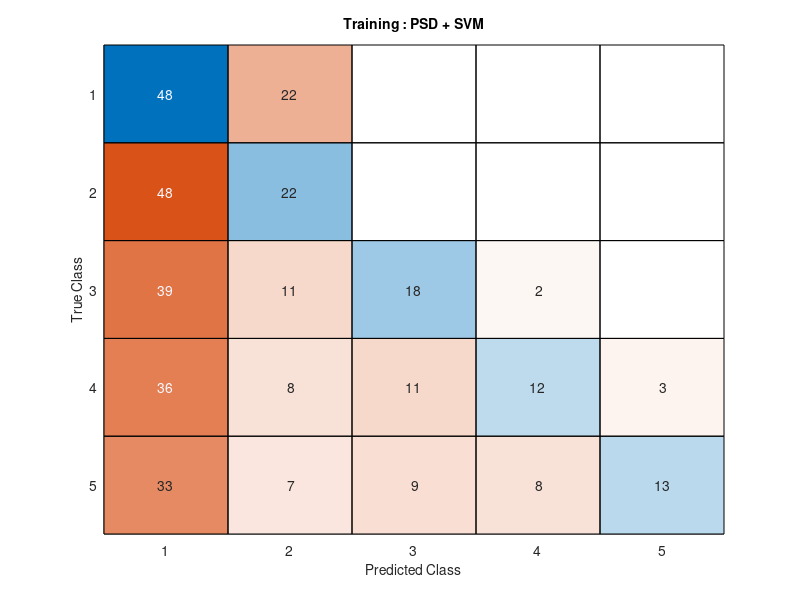
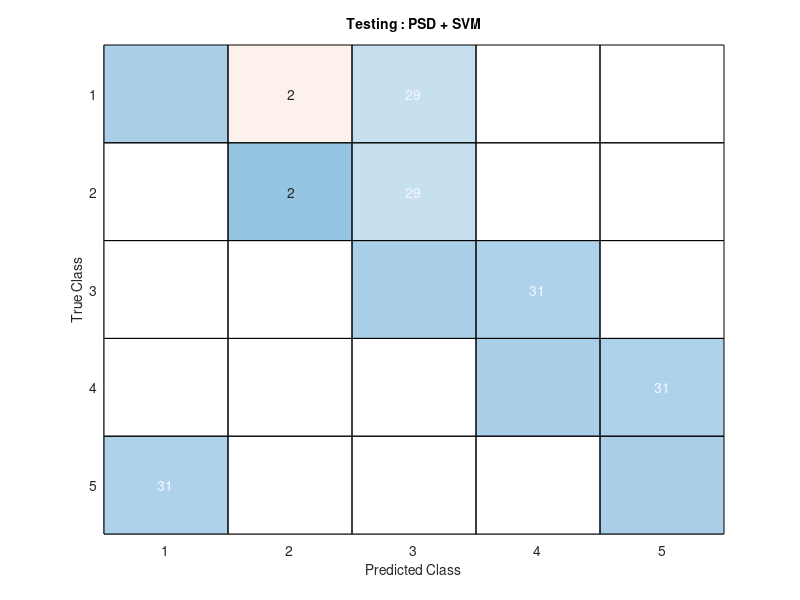

These charts were generated, in order, by the following MATLAB code: (Note: this script raises an error after producing the figures.)
%% This code help to visualize confusion matrix
close all;
clear;
load('sortiepca_Test.mat')
load('sortiepca_Train.mat')
load('sortiepsd_Test.mat')
load('sortiepsd_Train.mat')
load('sortiespca_Test.mat')
load('sortiespca_Train.mat')
load('sortiespsd_Test.mat')
load('sortiespsd_Train.mat')
%%%================PSD===========================
%% matrice de confusion de la partie Entrainement
figure
cm=confusionchart(sortiepsd_Train(:,1),sortiepsd_Train(:,2));
cm.Title = 'Training : PSD + SVM';
 saveas(gca,'Figure_Trainpsd.bmp');
%% matrice de confusion de la partie Test
figure
cm=confusionchart(sortiepsd_Test(:,1),sortiepsd_Test(:,2));
cm.Title = 'Testing : PSD + SVM';
saveas(gca,'Figure_Testpsd.bmp');
%%%================SPSD===========================
%% matrice de confusion de la partie Entrainement
figure
cm=confusionchart(sortiespsd_Train(:,1),sortiespsd_Train(:,2));
cm.Title = 'Training : SPSD + SVM';
 saveas(gca,'Figure_Trainspsd.bmp');
%% matrice de confusion de la partie Test
figure
cm=confusionchart(sortiespsd_Test(:,1),sortiespsd_Test(:,2));
cm.Title = 'Testing : SPSD + SVM';
 saveas(gca,'Figure_Testspsd.bmp');
 %%%================PSD+PCA+SVM===========================
%% matrice de confusion de la partie Entrainement
figure
cm=confusionchart(sortiepca_Train(:,1),sortiepca_Train(:,2));
cm.Title = 'Training : PSD + PCA + SVM';
 saveas(gca,'Figure_Trainpca.bmp');
%% matrice de confusion de la partie Test
figure
cm=confusionchart(sortiepca_Test(:,1),sortiepca_Test(:,2));
cm.Title = 'Testing : PSD + PCA + SVM';
 saveas(gca,'Figure_Testpca.bmp');
%%%================SPSD+PCA+SVM===========================
%% matrice de confusion de la partie Entrainement
figure
cm=confusionchart(sortiespca_Train(:,1),sortiespca_Train(:,2));
cm.Title = 'Training : SPSD + PCA + SVM';
 saveas(gca,'Figure_Trainspca.bmp');
%% matrice de confusion de la partie Test
figure
cm=confusionchart(sortiespca_Test(:,1),sortiespca_Test(:,2));
cm.Title = 'Testing : SPSD + PCA + SVM';
 saveas(gca,'Figure_Testspca.bmp');